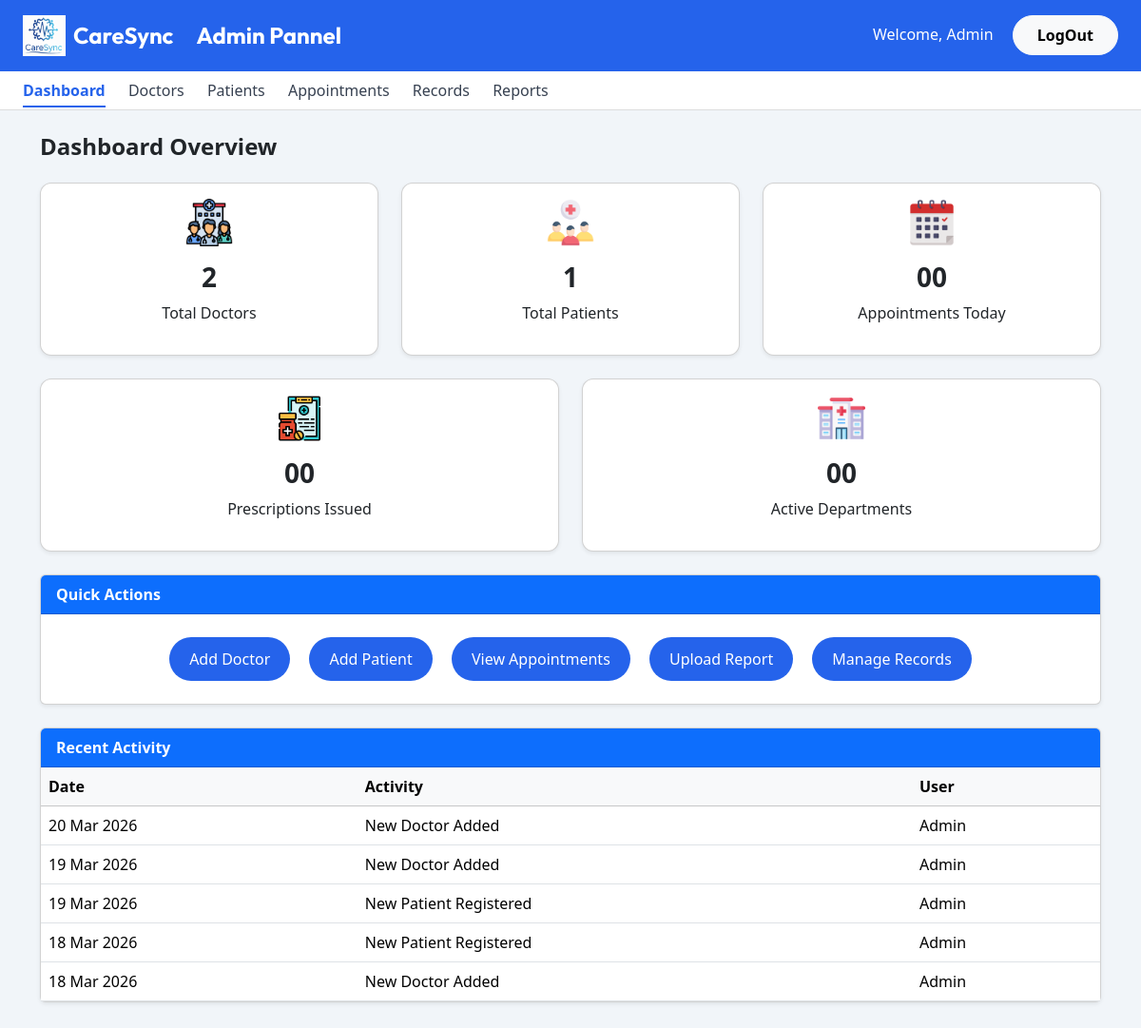
The page /Admin/admin_dashboard.php (signed in) on the database its author committed.
### tables this page shows
CREATE TABLE `activity_logs` (
  `id` int(11) NOT NULL,
  `activity` varchar(255) DEFAULT NULL,
  `user` varchar(100) DEFAULT NULL,
  `created_at` timestamp NOT NULL DEFAULT current_timestamp()
);

### Admin/admin_dashboard.php (the view, shortened to what this page needs)
<!DOCTYPE html>
<html lang="en">
<head>
    <link rel="stylesheet" href="../Bootstrap/bootstrap.min.css">
    <link rel="stylesheet" href="../styles/admin_dashboard.css">
</head>
<body class="dashboard-bg">
    <?php
    require_once '../dbconnect.php';
    $docQuery = "SELECT COUNT(*) as total FROM doctors";
    $docResult = $conn->query($docQuery);
    $docCount = $docResult->fetch_assoc()['total'];
    $patQuery = "SELECT COUNT(*) as total FROM patients";
    $patResult = $conn->query($patQuery);
    $patCount = $patResult->fetch_assoc()['total'];
    $activityQuery = "SELECT * FROM activity_logs ORDER BY created_at DESC LIMIT 5";
    $activityResult = $conn->query($activityQuery);
    ?>
    <div class="dashboard-header d-flex justify-content-between align-items-center px-4 py-3">
        <div class="d-flex align-items-center dash">
            <img src="../Assets/CareSyncLogo.png" width="45">
            <h4 class="ms-2 mb-0 fw-bold text-white">CareSync</h4>
            <h4 class="ms-4 mb-0 text-white"> Admin Pannel</h4>
        </div>
        <div class="text-white">
            <span class="me-3">Welcome, Admin</span>
            <a href="../logout.php" class="btn btn-light btn-rounded logout-btn">
                LogOut
            </a>
        </div>
    </div>
    <div class="dashboard-nav px-4 py-2">
        <a href="#" class="nav-btn active">Dashboard</a>
        <a href="manage_doctor.php" class="nav-btn">Doctors</a>
        <a href="manage_patient.php" class="nav-btn">Patients</a>
        <a href="doctor_schedule.php" class="nav-btn">Appointments</a>
        <a href="records.php" class="nav-btn">Records</a>
        <a href="reports.php" class="nav-btn">Reports</a>
    </div>
    <div class="container mt-4">
        <h4 class="fw-bold mb-4">Dashboard Overview</h4>
        <div class="row g-4">
            <div class="col-md-4">
                <div class="card stat-card shadow-sm">
                    <div class="card-body text-center">
                        <img src="../icons/medical-staff.png" class="mx-auto mb-3" width="50">
                        <h3 class="fw-bold"><?php echo $docCount; ?></h3>
                        <p>Total Doctors</p>
                    </div>
                </div>
            </div>
            <div class="col-md-4">
                <div class="card stat-card shadow-sm">
                    <div class="card-body text-center">
                        <img src="../icons/crowd.png" class="mx-auto mb-3" width="50">
                        <h3 class="fw-bold"><?php echo $patCount; ?></h3>
                        <p>Total Patients</p>
                    </div>
                </div>
            </div>
            <div class="col-md-4">
                <div class="card stat-card shadow-sm">
                    <div class="card-body text-center">
                        <img src="../icons/calendar.png" class="mx-auto mb-3" width="50">
                        <h3 class="fw-bold">00</h3>
                        <p>Appointments Today</p>
                    </div>
                </div>
            </div>
            <div class="col-md-6">
                <div class="card stat-card shadow-sm">
                    <div class="card-body text-center">
                        <img src="../icons/prescription.png" class="mx-auto mb-3" width="50">
                        <h3 class="fw-bold">00</h3>
                        <p>Prescriptions Issued</p>
                    </div>
                </div>
            </div>
            <div class="col-md-6">
                <div class="card stat-card shadow-sm">
                    <div class="card-body text-center">
                        <img src="../icons/hospital.png" class="mx-auto mb-3" width="50">
                        <h3 class="fw-bold">00</h3>
                        <p>Active Departments</p>
                    </div>
                </div>
            </div>
        </div>
        <div class="card shadow-sm mt-4">
            <div class="card-header bg-primary text-white fw-bold">
                Quick Actions
            </div>
            <div class="card-body text-center">
                <a class="btn action-btn" href="./add_doctor.php">Add Doctor</a>
                <a class="btn action-btn" href="./add_patient.php">Add Patient</a>
                <a class="btn action-btn">View Appointments</a>
                <a class="btn action-btn">Upload Report</a>
                <a class="btn action-btn">Manage Records</a>
            </div>
        </div>
        <div class="card shadow-sm mt-4 mb-5">
            <div class="card-header bg-primary text-white fw-bold">
                Recent Activity
            </div>
            <div class="card-body p-0">
                <table class="table table-hover mb-0">
                    <thead class="table-light">
                        <tr>
                            <th>Date</th>
                            <th>Activity</th>
                            <th>User</th>
                        </tr>
                    </thead>
                    <tbody>
                        <?php
                        if ($activityResult->num_rows > 0) {
                            while ($row = $activityResult->fetch_assoc()) {
                                echo "<tr>
                <td>" . date('d M Y', strtotime($row['created_at'])) . "</td>
                <td>" . $row['activity'] . "</td>
                <td>" . $row['user'] . "</td>
              </tr>";
                            }
                        } else {
                            echo "<tr><td colspan='3'>No Activity Found</td></tr>";
                        }
                        ?>
                    </tbody>
                </table>
            </div>
        </div>
    </div>
</body>
</html>

### styles/admin_dashboard.css (style rules this page uses)
.dash h4 { font-family: 'Custom'; }
.dashboard-bg { background:#f1f5f9; }
.dashboard-header { background:#2563EB; }
.dashboard-nav { background:white; border-bottom:1px solid #ddd; }
.nav-btn { border:none; background:none; margin-right:15px; font-weight:500; text-decoration: none; }
.nav-btn.active { color:#2563EB; border-bottom:2px solid #2563EB; }
.stat-card { border-radius:12px; transition:0.3s; }
.action-btn { background:#2563EB; color:white; margin:8px; padding:10px 20px; border-radius:25px; }
.nav-btn { background: none; border: none; outline: none; color: #374151; font-size: 16px; font-weight: 500; margin-right: 20px; padding: 5px 0; cursor: pointer; text-decoration: none; transition: color 0.3s; }
.nav-btn.active { color: #2563EB; font-weight: 600; }
.logout-btn { border-radius: 50px; font-weight: 600; padding: 8px 25px; font-size: 16px; }

### rows shown on the page
activity_logs: created_at "20 Mar 2026", activity "New Doctor Added", user "Admin"
activity_logs: created_at "19 Mar 2026", activity "New Doctor Added", user "Admin"
activity_logs: created_at "19 Mar 2026", activity "New Patient Registered", user "Admin"
activity_logs: created_at "18 Mar 2026", activity "New Patient Registered", user "Admin"
activity_logs: created_at "18 Mar 2026", activity "New Doctor Added", user "Admin"

### other values the page prints
$docCount "2"
$patCount "1"
